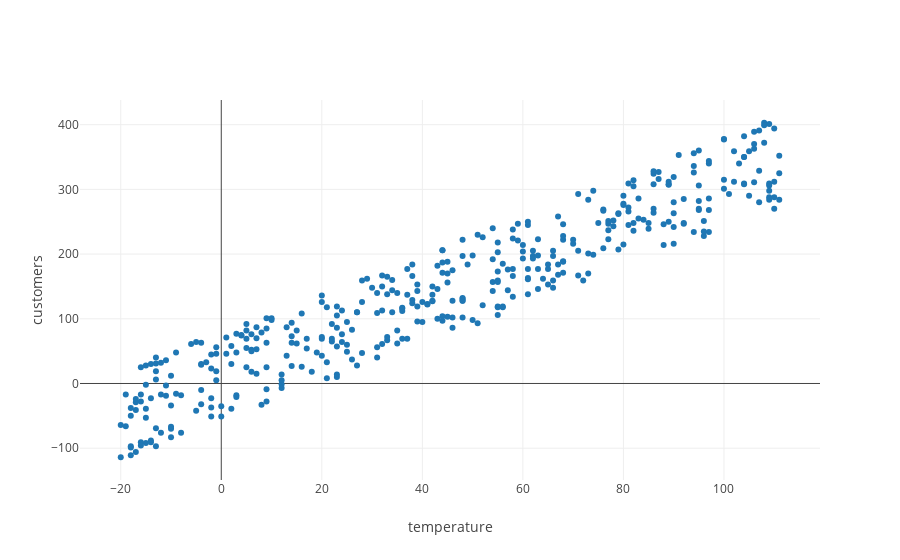

The code cell stored with this chart in its notebook:
### Markdown cell above
And then plotting our data.

### Code cell
layout = {'yaxis': {'title': 'customers'}, 'xaxis': {'title': 'temperature'}}
data_trace = trace_values(random_temperatures, noisy_customers, name = 'initial data')
plot([data_trace], layout = layout)

### Figure 1 — Plotly figure (JSON) as saved in the notebook; plotly's stock layout.template omitted (floating-point values rounded to 4 significant figures; data arrays with more than 128 entries replaced by an {"elided": "..."} marker saying what was removed)
{"data": [{"mode": "markers", "name": "initial data", "text": [], "type": "scatter", "uid": "f7c89d3b-fe1a-4727-90c1-f0cf12f4bca8", "x": {"elided": "400 int values"}, "y": {"elided": "400 int values"}}], "layout": {"autosize": true, "xaxis": {"autorange": true, "range": [-27.82, 118.8], "title": {"text": "temperature"}, "type": "linear"}, "yaxis": {"autorange": true, "range": [-151.9, 440.9], "title": {"text": "customers"}, "type": "linear"}}}
